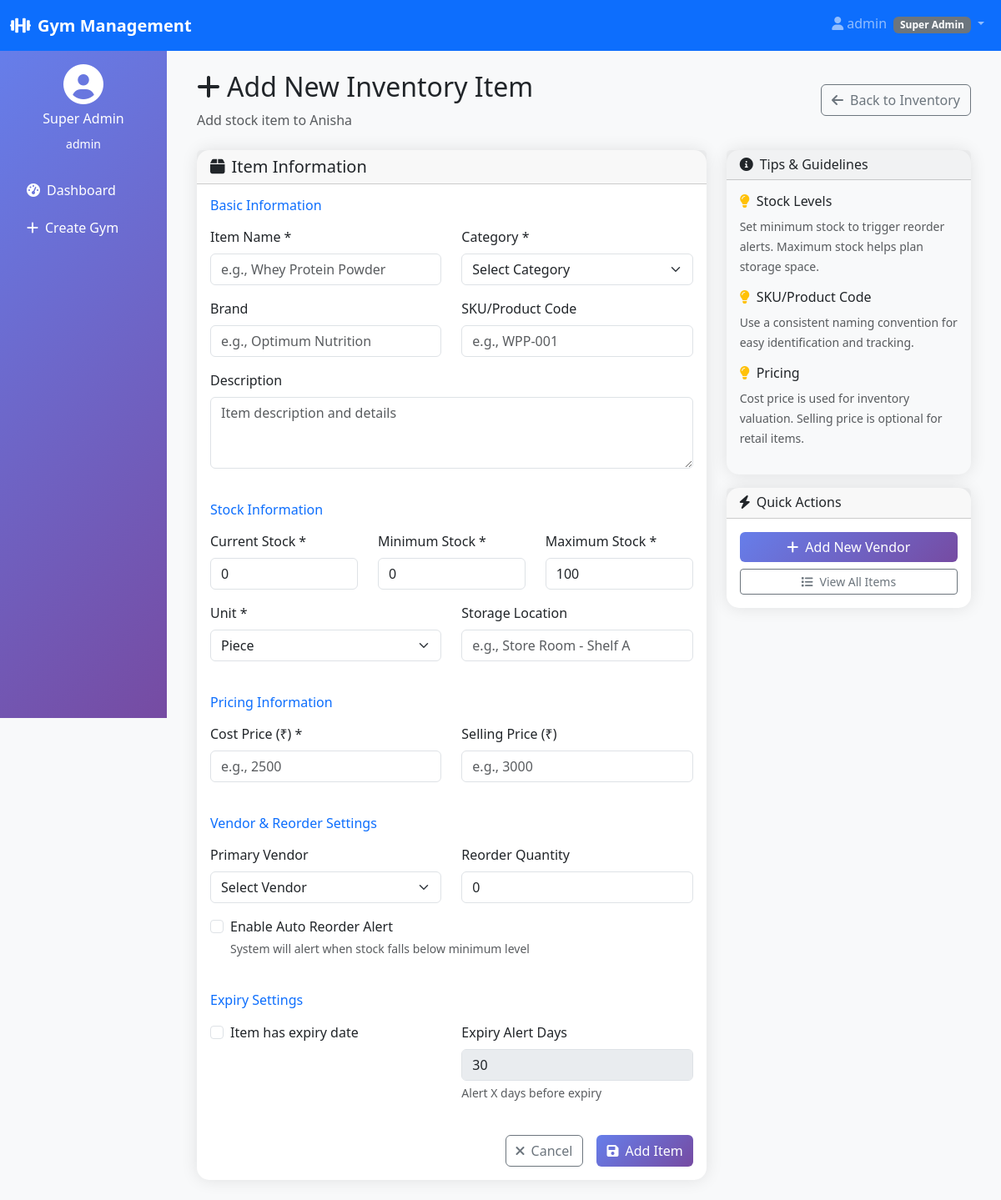
/inventory/inventory/11/add/ (signed in), run on the app's committed database.
### multiple_gym/models.py (models this page shows, shortened)
class User(AbstractUser):
    USER_TYPES = (
        ('superadmin', 'Super Admin'),
        ('gymadmin', 'Gym Admin'),
        ('member', 'Member'),
        ('trainer', 'Trainer'),
    )
    user_type = models.CharField(max_length=20, choices=USER_TYPES, default='member')
    phone = models.CharField(max_length=15, blank=True)
    created_at = models.DateTimeField(auto_now_add=True)

class Gym(models.Model):
    name = models.CharField(max_length=100)
    address = models.TextField()
    phone = models.CharField(max_length=15)
    email = models.EmailField()
    registration_date = models.DateTimeField(auto_now_add=True)
    is_active = models.BooleanField(default=True)
    created_by = models.ForeignKey(User, on_delete=models.CASCADE, limit_choices_to={'user_type': 'superadmin'})

### inventory_management/views.py (the view, shortened to what this page needs)
# urls.py: path('inventory/<int:gym_id>/add/', views.add_inventory_item, name='add_inventory_item'),
@login_required
def add_inventory_item(request, gym_id):
    if request.user.user_type not in ["superadmin", "gymadmin"]:
        messages.error(request, "Access denied!")
        return redirect("login")
    gym = get_object_or_404(Gym, id=gym_id)
    categories = InventoryCategory.objects.all()
    vendors = Vendor.objects.filter(is_active=True)
    context = {
        "categories": categories,
        "vendors": vendors,
        "gym": gym,
        "gym_id": gym_id,
    }
    return render(request, "inventory_management/add_inventory_item.html", context)

### templates/inventory_management/add_inventory_item.html (shortened to what this page needs)
{% extends 'multiple_gym/base.html' %}
{% load static %}
{% block content %}
<div class="d-flex justify-content-between align-items-center mb-4">
    <div>
        <h2><i class="fas fa-plus me-2"></i>Add New Inventory Item</h2>
        <p class="text-muted mb-0">Add stock item to {{ gym.name }}</p>
    </div>
    <a href="{% url 'inventory:inventory_list' gym_id %}" class="btn btn-outline-secondary">
        <i class="fas fa-arrow-left me-2"></i>Back to Inventory
    </a>
</div>
<div class="row">
    <div class="col-lg-8">
        <div class="card">
            <div class="card-header">
                <h5 class="card-title mb-0">
                    <i class="fas fa-box me-2"></i>Item Information
                </h5>
            </div>
            <div class="card-body">
                <form method="POST">
                    <div class="row mb-4">
                        <div class="col-12">
                            <h6 class="text-primary mb-3">Basic Information</h6>
                        </div>
                        <div class="col-md-6 mb-3">
                            <label class="form-label">Item Name *</label>
                            <input type="text" name="name" class="form-control" placeholder="e.g., Whey Protein Powder"
                                required>
                        </div>
                        <div class="col-md-6 mb-3">
                            <label class="form-label">Category *</label>
                            <select name="category" class="form-select" required>
                                <option value="">Select Category</option>
                            </select>
                        </div>
                        <div class="col-md-6 mb-3">
                            <label class="form-label">Brand</label>
                            <input type="text" name="brand" class="form-control" placeholder="e.g., Optimum Nutrition">
                        </div>
                        <div class="col-md-6 mb-3">
                            <label class="form-label">SKU/Product Code</label>
                            <input type="text" name="sku" class="form-control" placeholder="e.g., WPP-001">
                        </div>
                        <div class="col-12 mb-3">
                            <label class="form-label">Description</label>
                            <textarea name="description" class="form-control" rows="3"
                                placeholder="Item description and details"></textarea>
                        </div>
                    </div>
                    <div class="row mb-4">
                        <div class="col-12">
                            <h6 class="text-primary mb-3">Stock Information</h6>
                        </div>
                        <div class="col-md-4 mb-3">
                            <label class="form-label">Current Stock *</label>
                            <input type="number" name="current_stock" class="form-control" step="0.01" min="0" value="0"
                                required>
                        </div>
                        <div class="col-md-4 mb-3">
                            <label class="form-label">Minimum Stock *</label>
                            <input type="number" name="minimum_stock" class="form-control" step="0.01" min="0" value="0"
                                required>
                        </div>
                        <div class="col-md-4 mb-3">
                            <label class="form-label">Maximum Stock *</label>
                            <input type="number" name="maximum_stock" class="form-control" step="0.01" min="0"
                                value="100" required>
                        </div>
                        <div class="col-md-6 mb-3">
                            <label class="form-label">Unit *</label>
                            <select name="unit" class="form-select" required>
                                <option value="piece">Piece</option>
                            </select>
                        </div>
                        <div class="col-md-6 mb-3">
                            <label class="form-label">Storage Location</label>
                            <input type="text" name="location" class="form-control"
                                placeholder="e.g., Store Room - Shelf A">
                        </div>
                    </div>
                    <div class="row mb-4">
                        <div class="col-12">
                            <h6 class="text-primary mb-3">Pricing Information</h6>
                        </div>
                        <div class="col-md-6 mb-3">
                            <label class="form-label">Cost Price (₹) *</label>
                            <input type="number" name="cost_price" class="form-control" step="0.01" min="0"
                                placeholder="e.g., 2500" required>
                        </div>
                        <div class="col-md-6 mb-3">
                            <label class="form-label">Selling Price (₹)</label>
                            <input type="number" name="selling_price" class="form-control" step="0.01" min="0"
                                placeholder="e.g., 3000">
                        </div>
                    </div>
                    <div class="row mb-4">
                        <div class="col-12">
                            <h6 class="text-primary mb-3">Vendor & Reorder Settings</h6>
                        </div>
                        <div class="col-md-6 mb-3">
                            <label class="form-label">Primary Vendor</label>
                            <select name="vendor" class="form-select">
                                <option value="">Select Vendor</option>
                            </select>
                        </div>
                        <div class="col-md-6 mb-3">
                            <label class="form-label">Reorder Quantity</label>
                            <input type="number" name="reorder_quantity" class="form-control" step="0.01" min="0"
                                value="0">
                        </div>
                        <div class="col-12 mb-3">
                            <div class="form-check">
                                <input class="form-check-input" type="checkbox" name="auto_reorder" id="auto_reorder">
                                <label class="form-check-label" for="auto_reorder">
                                    Enable Auto Reorder Alert
                                </label>
                                <div class="form-text">System will alert when stock falls below minimum level</div>
                            </div>
                        </div>
                    </div>
                    <div class="row mb-4">
                        <div class="col-12">
                            <h6 class="text-primary mb-3">Expiry Settings</h6>
                        </div>
                        <div class="col-md-6 mb-3">
                            <div class="form-check">
                                <input class="form-check-input" type="checkbox" name="has_expiry" id="has_expiry">
                                <label class="form-check-label" for="has_expiry">
                                    Item has expiry date
                                </label>
                            </div>
                        </div>
                        <div class="col-md-6 mb-3">
                            <label class="form-label">Expiry Alert Days</label>
                            <input type="number" name="expiry_alert_days" class="form-control" min="1" max="365"
                                value="30" disabled id="expiry_days">
                            <div class="form-text">Alert X days before expiry</div>
                        </div>
                    </div>
                    <div class="d-grid gap-2 d-md-flex justify-content-md-end">
                        <a href="{% url 'inventory:inventory_list' gym_id %}" class="btn btn-outline-secondary me-md-2">
                            <i class="fas fa-times me-2"></i>Cancel
                        </a>
                        <button type="submit" class="btn btn-primary">
                            <i class="fas fa-save me-2"></i>Add Item
                        </button>
                    </div>
                </form>
            </div>
        </div>
    </div>
    <div class="col-lg-4">
        <div class="card bg-light">
            <div class="card-header">
                <h6 class="card-title mb-0">
                    <i class="fas fa-info-circle me-2"></i>Tips & Guidelines
                </h6>
            </div>
            <div class="card-body">
                <div class="mb-3">
                    <h6><i class="fas fa-lightbulb text-warning me-2"></i>Stock Levels</h6>
                    <small class="text-muted">
                        Set minimum stock to trigger reorder alerts. Maximum stock helps plan storage space.
                    </small>
                </div>
                <div class="mb-3">
                    <h6><i class="fas fa-lightbulb text-warning me-2"></i>SKU/Product Code</h6>
                    <small class="text-muted">
                        Use a consistent naming convention for easy identification and tracking.
                    </small>
                </div>
                <div class="mb-3">
                    <h6><i class="fas fa-lightbulb text-warning me-2"></i>Pricing</h6>
                    <small class="text-muted">
                        Cost price is used for inventory valuation. Selling price is optional for retail items.
                    </small>
                </div>
            </div>
        </div>
        <div class="card mt-3">
            <div class="card-header">
                <h6 class="card-title mb-0">
                    <i class="fas fa-bolt me-2"></i>Quick Actions
                </h6>
            </div>
            <div class="card-body">
                <div class="d-grid gap-2">
    <a href="{% url 'inventory:vendor_create' gym_id %}" class="btn btn-primary">
                        <i class="fas fa-plus me-2"></i>Add New Vendor
                    </a>
                    <a href="{% url 'inventory:inventory_list' gym_id %}" class="btn btn-outline-secondary btn-sm">
                        <i class="fas fa-list me-2"></i>View All Items
                    </a>
                </div>
            </div>
        </div>
    </div>
</div>
{% endblock %}

### templates/multiple_gym/base.html (shortened to what this page needs)
<!DOCTYPE html>
<html lang="en">
<head>
    <link href="https://cdnjs.cloudflare.com/ajax/libs/bootstrap/5.3.0/css/bootstrap.min.css" rel="stylesheet">
    <link href="https://cdnjs.cloudflare.com/ajax/libs/font-awesome/6.0.0/css/all.min.css" rel="stylesheet">
</head>
<body class="bg-light">
    <nav class="navbar navbar-expand-lg navbar-dark bg-primary">
        <div class="container-fluid">
            <a class="navbar-brand" href="#">
                <i class="fas fa-dumbbell me-2"></i>Gym Management
            </a>
            {% if user.is_authenticated %}
            <div class="navbar-nav ms-auto">
                <div class="nav-item dropdown">
                    <a class="nav-link dropdown-toggle" href="#" role="button" data-bs-toggle="dropdown">
                        <i class="fas fa-user me-1"></i>{{ user.username }}
                        <span class="badge bg-secondary ms-1">{{ user.get_user_type_display }}</span>
                    </a>
                </div>
            </div>
            {% endif %}
        </div>
    </nav>
    <div class="container-fluid">
        <div class="row">
            {% if user.is_authenticated and user.user_type != 'member' %}
            <div class="col-md-3 col-lg-2 px-0">
                <div class="sidebar text-white p-3">
                    <div class="text-center mb-4">
                        <i class="fas fa-user-circle fa-3x mb-2"></i>
                        <h6>{{ user.get_user_type_display }}</h6>
                        <small>{{ user.username }}</small>
                    </div>
                    <ul class="nav flex-column">
                        {% if user.user_type == 'superadmin' %}
                        <li class="nav-item">
                            <a class="nav-link text-white" href="{% url 'multiple_gym:superadmin_dashboard' %}">
                                <i class="fas fa-tachometer-alt me-2"></i>Dashboard
                            </a>
                        </li>
                        <li class="nav-item">
                            <a class="nav-link text-white" href="{% url 'multiple_gym:create_gym' %}">
                                <i class="fas fa-plus me-2"></i>Create Gym
                            </a>
                        </li>
                        {% endif %}
                    </ul>
                </div>
            </div>
            {% endif %}
            <div
                class="{% if user.is_authenticated and user.user_type != 'member' %}col-md-9 col-lg-10{% else %}col-12{% endif %}">
                <div class="p-4">
                    {% block content %}{% endblock %}
                </div>
            </div>
        </div>
    </div>
</body>
</html>

### templates/multiple_gym/base.html (style rules this page uses)
.sidebar { min-height: 100vh; background: linear-gradient(135deg, #667eea 0%, #764ba2 100%); }
.navbar-brand { font-weight: bold; }
.card { border: none; border-radius: 15px; box-shadow: 0 0 20px rgba(0, 0, 0, 0.1); }
.btn-primary { background: linear-gradient(135deg, #667eea 0%, #764ba2 100%); border: none; }
.nav-link { transition: all 0.3s ease; border-radius: 8px; margin-bottom: 5px; }

### data on the page
User: username "admin", user_type "Super Admin"
Gym: name "Anisha"
